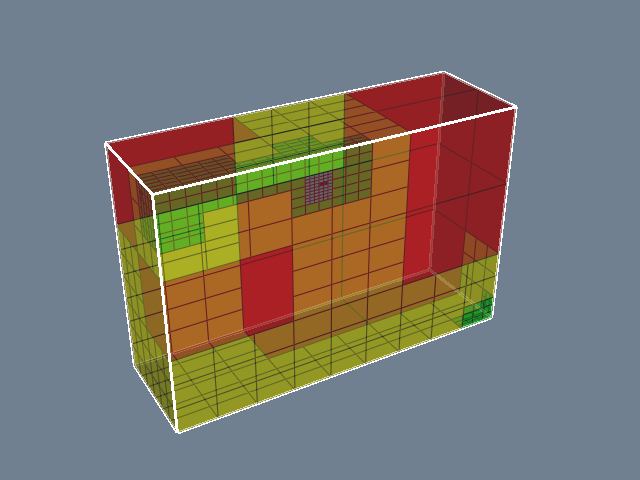

Source code (Python):
#!/usr/bin/env python

# Display the bounding box outline of a hyper tree grid alongside its
# surface using vtkOutlineFilter.

# Factory overrides: importing these modules registers the OpenGL rendering
# and interaction style implementations for vtkRenderingCore factory classes.
import vtkmodules.vtkInteractionStyle  # noqa: F401
import vtkmodules.vtkRenderingOpenGL2  # noqa: F401
# VTK pipeline classes used in this example
from vtkmodules.vtkFiltersHyperTree import vtkHyperTreeGridGeometry
from vtkmodules.vtkFiltersModeling import vtkOutlineFilter
from vtkmodules.vtkFiltersSources import vtkHyperTreeGridSource
from vtkmodules.vtkRenderingCore import (
    vtkActor,
    vtkPolyDataMapper,
    vtkRenderWindow,
    vtkRenderWindowInteractor,
    vtkRenderer,
)

# Colors (normalized RGB)
white_rgb = (1.000, 1.000, 1.000)
slate_gray_background_rgb = (0.439, 0.502, 0.565)

# Source: create a 3D hyper tree grid from a text descriptor
descriptor = (
    "RRR .R. .RR ..R ..R .R.|"
    "R.......................... "
    "........................... ........................... "
    ".............R............. ....RR.RR........R......... "
    ".....RRRR.....R.RR......... ........................... "
    "........................... "
    "...........................|"
    "........................... "
    "........................... ........................... "
    "...RR.RR.......RR.......... ........................... "
    "RR......................... ........................... "
    "........................... ........................... "
    "........................... ........................... "
    "........................... ........................... "
    "............RRR............|"
    "........................... "
    "........................... .......RR.................. "
    "........................... ........................... "
    "........................... ........................... "
    "........................... ........................... "
    "........................... "
    "...........................|"
    "........................... "
    "..........................."
)

source = vtkHyperTreeGridSource()
source.SetMaxDepth(6)
source.SetDimensions(4, 4, 3)
source.SetGridScale(1.5, 1.0, 0.7)
source.SetBranchFactor(4)
source.SetDescriptor(descriptor)
source.Update()
source.GetOutput().GetCellData().SetActiveScalars("Depth")

# Filter: extract the external surface of the HTG
geometry = vtkHyperTreeGridGeometry()
geometry.SetInputConnection(source.GetOutputPort())

# Mapper and actor: surface colored by Depth
surface_mapper = vtkPolyDataMapper()
surface_mapper.SetInputConnection(geometry.GetOutputPort())
surface_mapper.SetScalarModeToUseCellFieldData()
surface_mapper.SelectColorArray("Depth")
surface_mapper.SetScalarRange(0.0, 4.0)

surface_actor = vtkActor()
surface_actor.SetMapper(surface_mapper)
surface_actor.GetProperty().SetOpacity(0.5)
surface_actor.GetProperty().EdgeVisibilityOn()
surface_actor.GetProperty().SetEdgeColor(0.0, 0.0, 0.0)

# Filter: compute the bounding box outline of the geometry
outline = vtkOutlineFilter()
outline.SetInputConnection(geometry.GetOutputPort())

outline_mapper = vtkPolyDataMapper()
outline_mapper.SetInputConnection(outline.GetOutputPort())

outline_actor = vtkActor()
outline_actor.SetMapper(outline_mapper)
outline_actor.GetProperty().SetColor(white_rgb)
outline_actor.GetProperty().SetLineWidth(3)

# Renderer: assemble the scene and configure the camera
renderer = vtkRenderer()
renderer.AddActor(surface_actor)
renderer.AddActor(outline_actor)
renderer.SetBackground(slate_gray_background_rgb)

# Window: display the rendered scene
render_window = vtkRenderWindow()
render_window.AddRenderer(renderer)
render_window.SetWindowName("hypertreegrid outline filter")
render_window.SetMultiSamples(0)
render_window.SetSize(640, 480)

# Interactor: handle mouse and keyboard events
render_window_interactor = vtkRenderWindowInteractor()
render_window_interactor.SetRenderWindow(render_window)

# Scene: configure the camera
renderer.ResetCamera()
renderer.GetActiveCamera().Azimuth(150)
renderer.GetActiveCamera().Elevation(30)
renderer.ResetCameraClippingRange()

render_window_interactor.Initialize()
render_window_interactor.Start()
